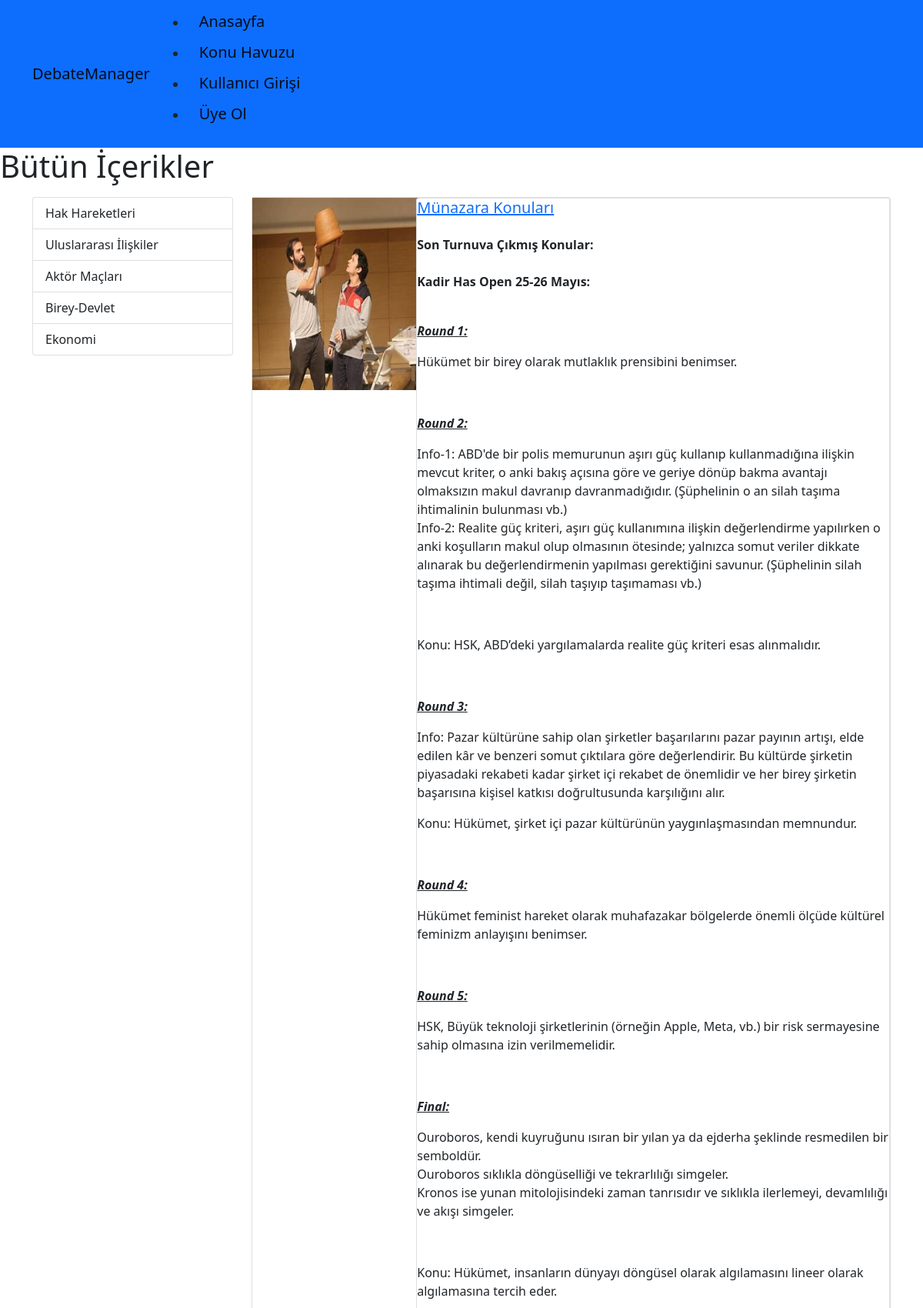
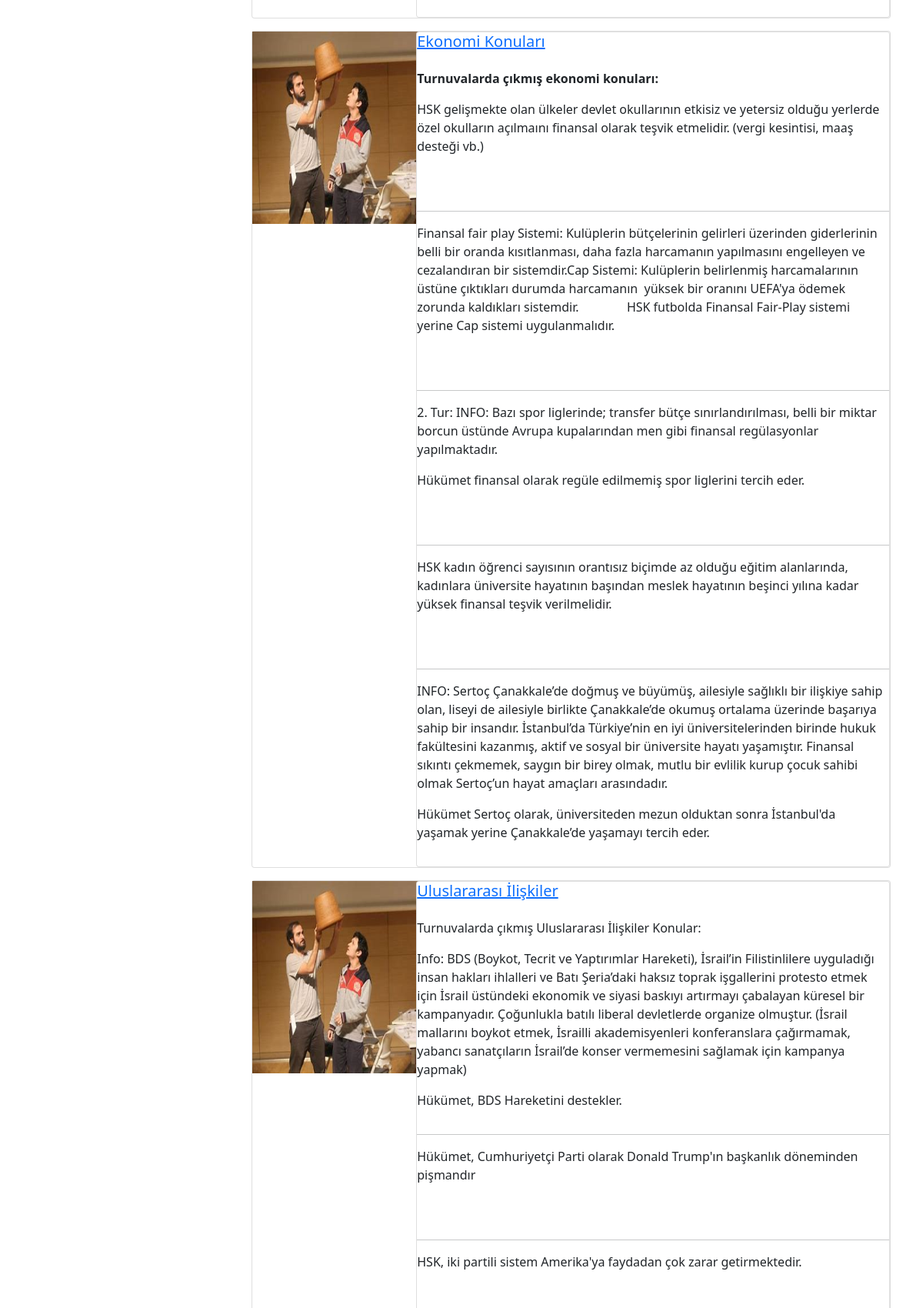
Screenshot of /blogs (upper part) with the database file from the repository (2 pictures, top to bottom).
### DM/models.py (models this page shows, shortened)
class Category(models.Model):
    name = models.CharField(max_length=150)
    slug = models.SlugField(null=False, blank=True, unique=True, db_index=True, editable=False)

class Blog(models.Model):
    title = models.CharField(max_length=200)
    image = models.CharField(max_length=50)
    description = RichTextField()
    is_active = models.BooleanField(default=False)
    is_home = models.BooleanField(default=False)
    slug = models.SlugField(null=False, blank=True, unique=True, db_index=True, editable=False)
    categories = models.ManyToManyField(Category)

### DM/views.py (the view)
# urls.py: path("blogs", views.blogs, name="blogs"),
def blogs(request):
    context = {
        "blogs": Blog.objects.all(),
        "blogs": Blog.objects.filter(is_home=False),
        "categories": Category.objects.all()
    }
    return render(request, "DM/blogs.html", context)

### DM/templates/DM/blogs.html (shortened to what this page needs)
{% extends "base.html" %}
{% block content %}
<h1> Bütün İçerikler</h1>
<div class="container mt-3">
    <div class="row">
        <div class="col-3">
            {% include 'partials/_catagories.html' %}
        </div>
        <div class="col-9">
            {% for blog in blogs %}
                <section class="{{blog.title}}">
                {% if blog.is_active %}
                    {% include 'partials/_DM.html' %}
                {% endif %}
            {% endfor %}
        </section>
        </div>
    </div>
</div>
{% endblock %}

### DebateManager/templates/base.html (shortened to what this page needs)
{% load static %}
<!DOCTYPE html>
<html lang="en">
<head>
    <link rel="stylesheet" href="{% static 'css/bootstrap.min.css' %}">
    <link rel="stylesheet" href="/static/style.css ">
</head>
<body>
    {% include 'partials/_navbar.html' %}
    {% block content %}{% endblock %}
</body>
</html>

### DebateManager/templates/partials/_navbar.html
<nav class="navbar navbar-light bg-primary navbar-expand-lg">
    <div class="container">
        <a class="navbar-brand " href="{% url 'anasayfa' %}">DebateManager</a>
        <ul class="navvar-nav navbar-light me-auto navbar-expand-lg">
            <li class="nav-item">
                <a class="nav-link navbar-brand" href="{% url 'anasayfa' %}">Anasayfa</a>
            </li>
            <li class="nav-item">
                <a class="nav-link navbar-brand" href="{% url 'blogs' %}">Konu Havuzu</a>
            </li>
            <li class="nav-item">
                <a class="nav-link navbar-brand" href="{% url 'Admin' %}">Kullanıcı Girişi</a>
            </li>
            <li class="nav-item">
                <a class="nav-link navbar-brand" href="{% url 'Kayıt' %}">Üye Ol</a>
            </li>
        </ul>
    </div>
</nav>

### DebateManager/templates/partials/_catagories.html
<div class="list-group">
    {% for category in categories %}
        {% if category.slug == selected_category %}
            <a class="list-group-item list-group-item-active" href="{% url 'blogs_by_category' category.slug %}">{{ category.name|title }}</a>
        {% else %}
            <a class="list-group-item list-group-item-action" href="{% url 'blogs_by_category' category.slug %}">{{ category.name|title }}</a>
        {% endif %}
    {% endfor %}
</div>

### DM/templates/partials/_DM.html
{% load static %}
<div class="card mb-3">
    <div class="row">
        <div class="col-md-3">
            <img src="{% static 'img/'|add:blog.image %}" alt="" width="250" height="250">
        </div>
        <div class="col-md-9">
            <div class="card body">
                <h5 class="card-title">
                    <a href="{% url 'blog_details' blog.slug %}">
                        {{ blog.title }}
                    </a>
                </h5>
                <p class="card-text">{{ blog.description|safe }}</p>
            </div>
        </div>
    </div>
</div>

### rows the page displays
Category: name "Hak Hareketleri"
Category: name "Uluslararası İlişkiler"
Category: name "Aktör Maçları"
Category: name "Birey-Devlet"
Category: name "Ekonomi"
Blog: image (picture), title "Münazara Konuları", description "Son Turnuva Çıkmış Konular: Kadir Has Open 25-26 Mayıs: Round 1: Hükümet bir birey olarak mutlaklık prensibini benimser. Round 2: Info-1: ABD'de bir polis memurunun aşırı güç kullanıp kullanmadığına ilişkin mevcut kriter, o anki bakış açısına göre ve geriye dönüp bakma avantajı olmaksızın makul davranıp davranmadığıdır. (Şüphelinin o an silah taşıma ihtimalinin bulunması vb.) Info-2: Realite güç kriteri, aşırı güç kullanımına ilişkin değerlendirme yapılırken o anki koşulların makul olup olmasının ötesinde; yalnızca somut veriler dikkate alınarak bu değerlendirmenin yapılması gerektiğini savunur. (Şüphelinin silah taşıma ihtimali değil, silah taşıyıp taşımaması vb.) Konu: HSK, ABD’deki…"
Blog: image (picture), title "Ekonomi Konuları", description "Turnuvalarda çıkmış ekonomi konuları: HSK gelişmekte olan ülkeler devlet okullarının etkisiz ve yetersiz olduğu yerlerde özel okulların açılmaını finansal olarak teşvik etmelidir. (vergi kesintisi, maaş desteği vb.) Finansal fair play Sistemi: Kulüplerin bütçelerinin gelirleri üzerinden giderlerinin belli bir oranda kısıtlanması, daha fazla harcamanın yapılmasını engelleyen ve cezalandıran bir sistemdir.Cap Sistemi: Kulüplerin belirlenmiş harcamalarının üstüne çıktıkları durumda harcamanın yüksek bir oranını UEFA'ya ödemek zorunda kaldıkları sistemdir. HSK futbolda Finansal Fair-Play sistemi yerine Cap sistemi uygulanmalıdır. 2. Tur: INFO: Bazı spor liglerinde; transfer bütçe…"
Blog: image (picture), title "Uluslararası İlişkiler", description "Turnuvalarda çıkmış Uluslararası İlişkiler Konular: Info: BDS (Boykot, Tecrit ve Yaptırımlar Hareketi), İsrail’in Filistinlilere uyguladığı insan hakları ihlalleri ve Batı Şeria’daki haksız toprak işgallerini protesto etmek için İsrail üstündeki ekonomik ve siyasi baskıyı artırmayı çabalayan küresel bir kampanyadır. Çoğunlukla batılı liberal devletlerde organize olmuştur. (İsrail mallarını boykot etmek, İsrailli akademisyenleri konferanslara çağırmamak, yabancı sanatçıların İsrail’de konser vermemesini sağlamak için kampanya yapmak) Hükümet, BDS Hareketini destekler. Hükümet, Cumhuriyetçi Parti olarak Donald Trump'ın başkanlık döneminden pişmandır HSK, iki partili sistem Amerika'ya faydadan…"
